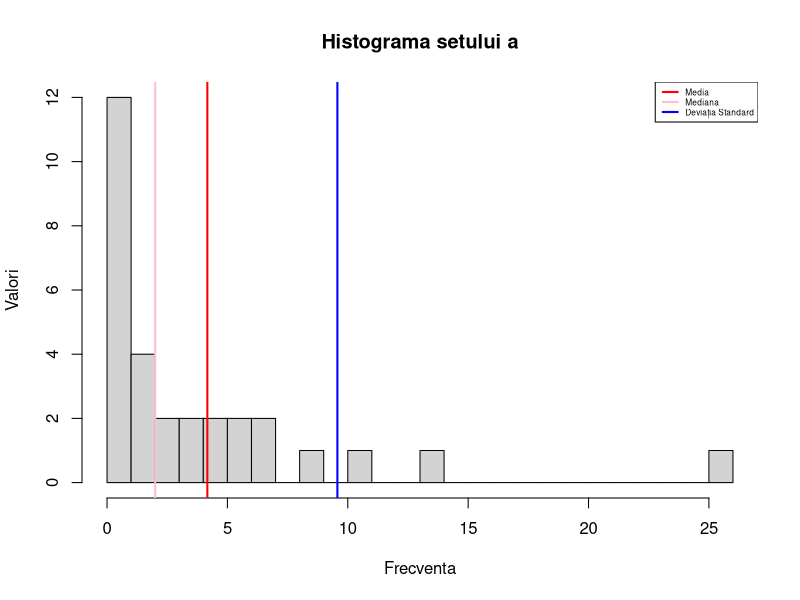
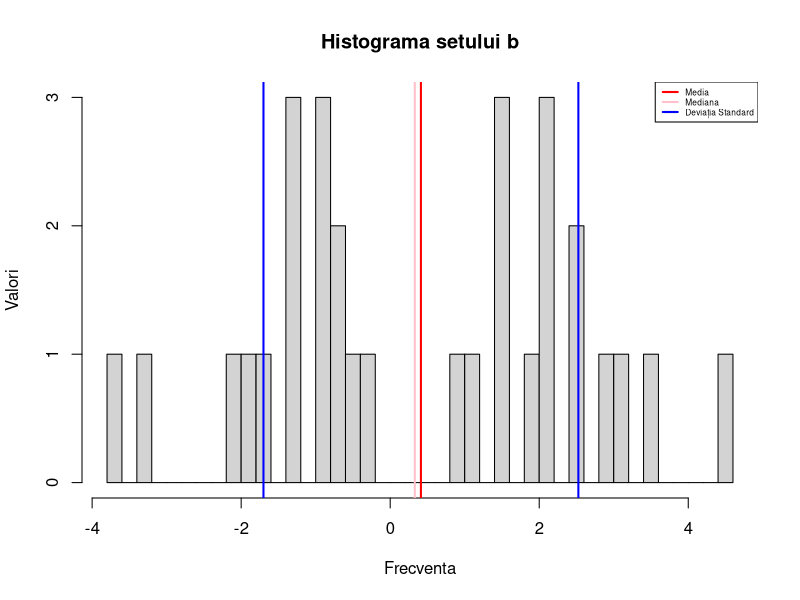
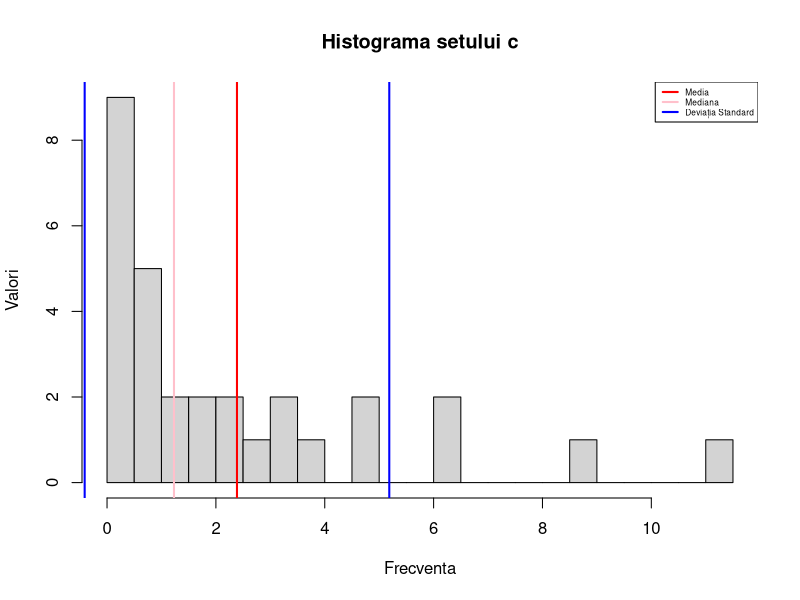
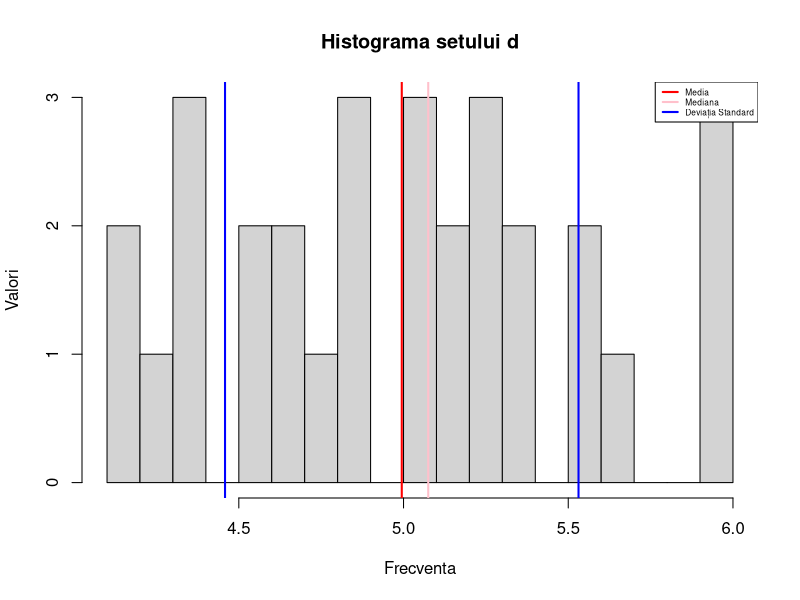
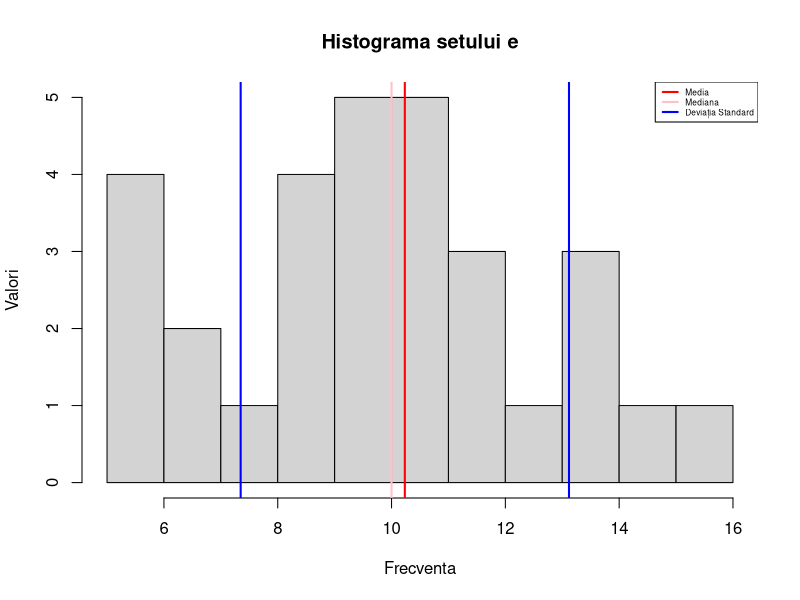

The R source for these figures, in order:
is_prob_func <- function(f){
  if(typeof(f) == "closure"){
    max_delta <- 1e-3
    
    val_integrala <- integrate(f, lower = -Inf, upper = Inf)
    
    return(1 - max_delta <= val_integrala$value && val_integrala$value <= 1 + max_delta)
  }
  else if(typeof(f) == "double"){
    if(min(f) < 0 || max(f) > 1){
      return(FALSE)
    }
    
    return(sum(f) == 1)
  }
}

#9.1
a <- c(7, 4, 2, 11, 2, 1, 2, 1, 6, 6, 0, 1, 3, 9, 7, 0, 1, 14, 0, 5, 1, 5, 2, 4, 3, 1, 0, 0, 26, 1)
a_mediana <- median(a)
a_medie <- mean(a)
a_deviatie_standard <- sd(a)
b <- c(-1.91, -0.97, 4.59, 2.19, -0.86, -0.74, -0.60, -1.29, 0.93, 1.42, 2.14, -2.01, 2.60, 1.45, 2.60, -3.32, -3.62, 3.09, 2.91, 3.60, -0.83, -0.27, 1.82, -1.38, -1.76, 1.43, -0.59, -1.34, 2.07, 1.02)
b_mediana <- median(b)
b_medie <- mean(b)
b_deviatie_standard <- sd(b)
c <- c(0.90, 8.91, 0.06, 1.85, 1.61, 6.50, 0.26, 0.04, 0.62, 1.01, 3.42, 1.45, 3.44, 0.46, 0.55, 0.09, 2.22, 0.65, 0.61, 6.45, 0.27, 4.81, 2.27, 0.34, 4.51, 0.42, 3.71, 2.59, 0.42, 11.18)
c_mediana <- median(c)
c_medie <- mean(c)
c_deviatie_standard <- sd(c)
d <- c(4.83, 4.37, 5.57, 4.22, 5.96, 5.11, 5.52, 4.81, 5.19, 4.19, 4.73, 5.92, 5.63, 4.53, 4.67, 4.84, 5.25, 5.06, 5.98, 5.25, 4.60, 4.11, 4.32, 5.09, 5.25, 5.10, 4.36, 5.40, 5.33, 4.65)
d_mediana <- median(d)
d_medie <- mean(d)
d_deviatie_standard <- sd(d)
e <- c(11, 11, 10, 10, 10, 6, 5, 9, 11, 10, 14, 8, 11, 6, 13, 9, 14, 16, 14, 10, 7, 7, 11, 12, 9, 5, 12, 15, 9, 12)
e_mediana <- median(e)
e_medie <- mean(e)
e_deviatie_standard <- sd(e)


custom_hist <- function(va){
  va_mediana <- median(va)
  va_medie <- mean(va)
  va_deviatie_standard <- sd(va)
  
  hist(va, breaks=26, xlab="Frecventa", ylab="Valori", main="Histograma setului")
  abline(v = va_medie, col = "red", lwd = 2)
  abline(v = va_mediana, col = "pink", lwd = 2)
  abline(v = va_medie + va_deviatie_standard, col = "blue", lwd = 2)
  abline(v = va_medie - va_deviatie_standard, col = "blue", lwd = 2)
  legend("topright", legend = c("Media", "Mediana", "Deviația Standard"), col = c("red", "pink", "blue"), lwd = 2, cex=0.5)
}



hist(a, breaks=26, xlab="Frecventa", ylab="Valori", main="Histograma setului a")
abline(v = a_medie, col = "red", lwd = 2)
abline(v = a_mediana, col = "pink", lwd = 2)
abline(v = a_medie + a_deviatie_standard, col = "blue", lwd = 2)
abline(v = a_medie - a_deviatie_standard, col = "blue", lwd = 2)
legend("topright", legend = c("Media", "Mediana", "Deviația Standard"), col = c("red", "pink", "blue"), lwd = 2, cex=0.5)

hist(b, breaks=30, xlab="Frecventa", ylab="Valori", main="Histograma setului b")
abline(v = b_medie, col = "red", lwd = 2)
abline(v = b_mediana, col = "pink", lwd = 2)
abline(v = b_medie + b_deviatie_standard, col = "blue", lwd = 2)
abline(v = b_medie - b_deviatie_standard, col = "blue", lwd = 2)
legend("topright", legend = c("Media", "Mediana", "Deviația Standard"), col = c("red", "pink", "blue"), lwd = 2, cex=0.5)

hist(c, breaks=20, xlab="Frecventa", ylab="Valori", main="Histograma setului c")
abline(v = c_medie, col = "red", lwd = 2)
abline(v = c_mediana, col = "pink", lwd = 2)
abline(v = c_medie + c_deviatie_standard, col = "blue", lwd = 2)
abline(v = c_medie - c_deviatie_standard, col = "blue", lwd = 2)
legend("topright", legend = c("Media", "Mediana", "Deviația Standard"), col = c("red", "pink", "blue"), lwd = 2, cex=0.5)

hist(d, breaks=20, xlab="Frecventa", ylab="Valori", main="Histograma setului d")
abline(v = d_medie, col = "red", lwd = 2)
abline(v = d_mediana, col = "pink", lwd = 2)
abline(v = d_medie + d_deviatie_standard, col = "blue", lwd = 2)
abline(v = d_medie - d_deviatie_standard, col = "blue", lwd = 2)
legend("topright", legend = c("Media", "Mediana", "Deviația Standard"), col = c("red", "pink", "blue"), lwd = 2, cex=0.5)

hist(e, breaks=12, xlab="Frecventa", ylab="Valori", main="Histograma setului e")
abline(v = e_medie, col = "red", lwd = 2)
abline(v = e_mediana, col = "pink", lwd = 2)
abline(v = e_medie + e_deviatie_standard, col = "blue", lwd = 2)
abline(v = e_medie - e_deviatie_standard, col = "blue", lwd = 2)
legend("topright", legend = c("Media", "Mediana", "Deviația Standard"), col = c("red", "pink", "blue"), lwd = 2, cex=0.5)


find_repartition <- function(va){
  va_norm <- fitdistr(va, "normal")
  #va_gamma <- fitdistr(va, "gamma")
  va_poisson <- fitdistr(va, "Poisson")
  va_geo <- fitdistr(va, "geometric")
  va_exp <- fitdistr(va, "exponential")
  
  va_medie <- mean(va)
  va_sd <- sd(va)
  
  delta <- 1e-3
  
  if(abs(va_norm$estimate[1] - va_medie) <= delta && abs(va_norm$estimate[2] - va_sd) <= delta){
    rez <- list("Normal", va_norm$estimate)
    return(rez)
  }
  if(abs(va_poisson$estimate - va_medie) <= delta)
  {
    rez <- list("Poisson", va_poisson$estimate)
    return(rez)
  }
  #va_gamma_medie = va_gamma$estimate[1] * va_gamma$estimate[2]
  #va_gamma_sd = sqrt(va_gamma$estimate[1] * va_gamma$estimate[2]^2)
  #if(abs(va_gamma_medie - va_medie) <= delta && abs(va_gamma_sd - va_sd) <= delta){
  # rez <- list("Gamma", va_gamma$estimate)
  #return(rez)
  #}
  va_exponential_rate <- 1 / (va_medie + va_sd^2)
  if(abs(va_exp$estimate - va_exponential_rate) <= delta){
    rez <- list("Exponential", va_exp$estimate)
    return(rez)
  }
  va_geometric_medie <- (1 / va_geo$estimate) - 1
  if(abs(va_geometric_medie - va_medie) <= delta)
  {
    rez <- list("Geometric", va_geo$estimate)
    return(rez)
  }
}

metoda_mom_rep_normala <- function(x){
  sigma <- sd(x)
  miu <- mean(x)
  
  #return()
  f_repartitie <- function(x){
    x * exp(-((x - miu)^2) / 2 * sigma ^ 2) / sigma * sqrt(2 * pi)
  }
  curve(expr = f_repartitie, from = 0, to=30)
  rez <- integrate(f_repartitie, 0, Inf)
  
  return(rez)
}


metoda_verosimilitatii_max <- function(va){
  sigma <- sd(va)
  miu <- mean(va)
  
  f_repartitie <- function(x){
    x * exp(-((x - miu)^2) / 2 * sigma ^ 2) / sigma * sqrt(2 * pi)
  }
  
  curve(log(f_repartitie(x), base = exp(1)), from=-10, to=40)
  
  max_val <- max(log(f_repartitie(va), base = exp(1)))
  print(max_val)
  
  index <- which(log(f_repartitie(va), base = exp(1)) == max_val)
  print(index)
  
  print(va[index])
  print(mean(va[index]))
  
  rez <- mean(va[index])
  
  return(rez)
  
}
